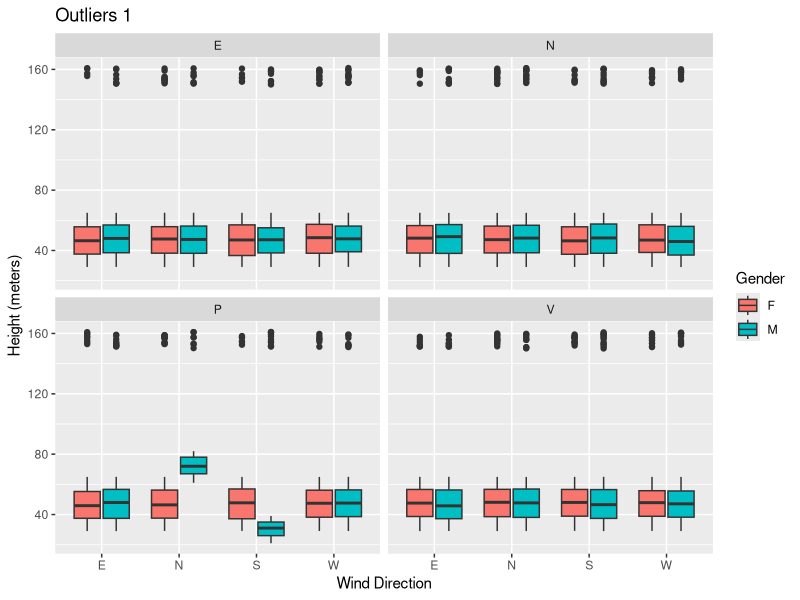
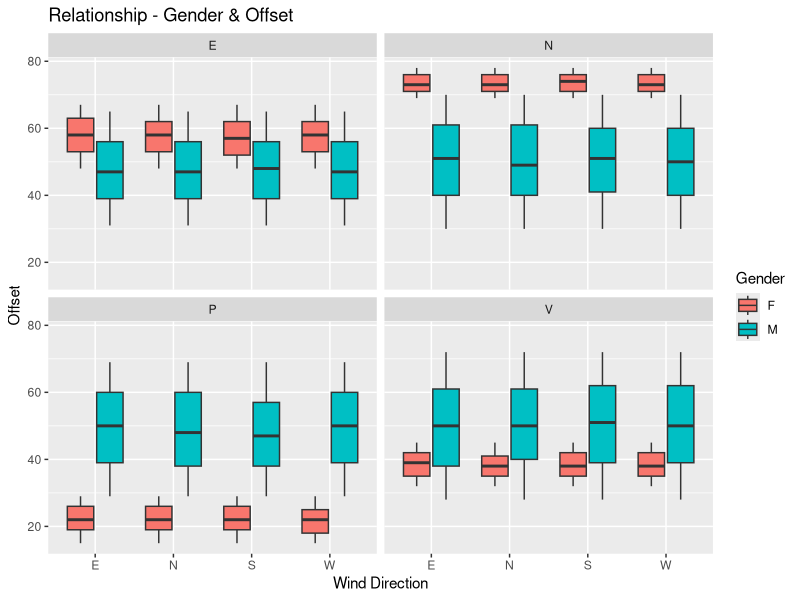
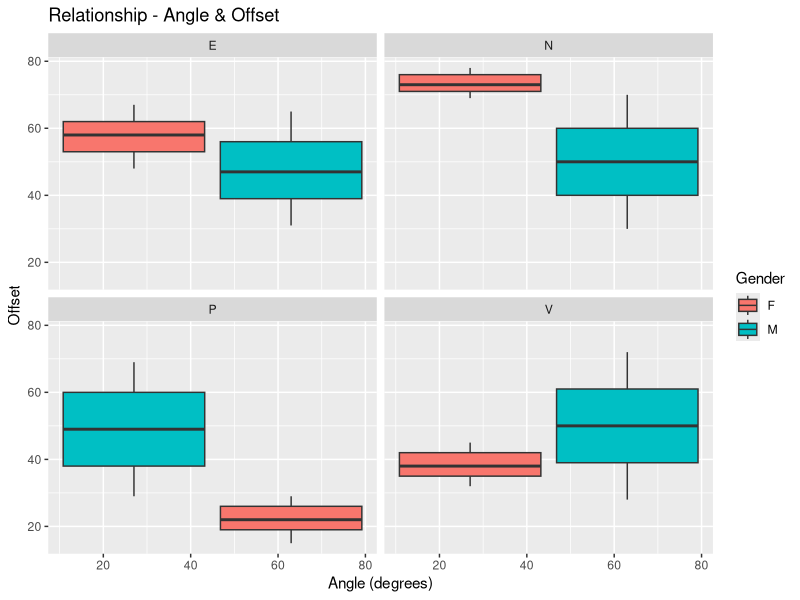
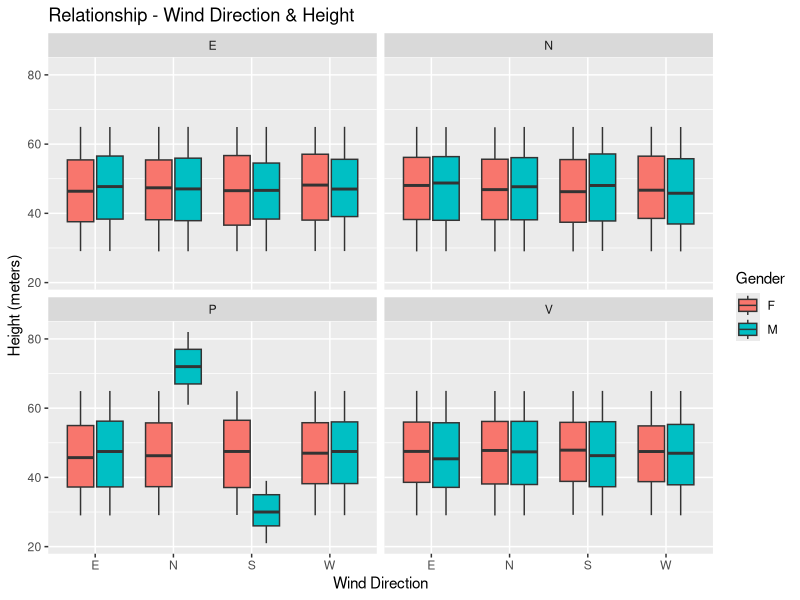

The R source for these figures, in order:
library(ggplot2)
setwd("/users/refracc/Documents/R/SET09120/Coursework")

data <- read.csv("dataset.csv")

# Definite outliers plot
outliers <- ggplot(data, aes(x=Wind.Direction, y=Height, fill=Gender)) + geom_boxplot() + facet_wrap(~Group) + xlab("Wind Direction") + ylab("Height (meters)") + labs(title = "Outliers 1")
print(outliers)

# Definite relationship plot
relationship <- ggplot(data, aes(x=Wind.Direction, y=Offset, fill=Gender)) + geom_boxplot() + facet_wrap(~Group) + xlab("Wind Direction") + labs(title = "Relationship - Gender & Offset")
print(relationship)

# Definite relationship plot
relationship1 <- ggplot(data, aes(x=Angle, y=Offset, fill=Gender)) + geom_boxplot() + facet_wrap(~Group) + xlab("Angle (degrees)") + labs(title = "Relationship - Angle & Offset")
print(relationship1)

# Definite relationship plot
relationship2 <- ggplot(data[data$Height < 100, ], aes(x=Wind.Direction, y=Height, fill=Gender)) + geom_boxplot() + facet_wrap(~Group) + xlab("Wind Direction") + ylab("Height (meters)") + labs(title = "Relationship - Wind Direction & Height")
print(relationship2)
